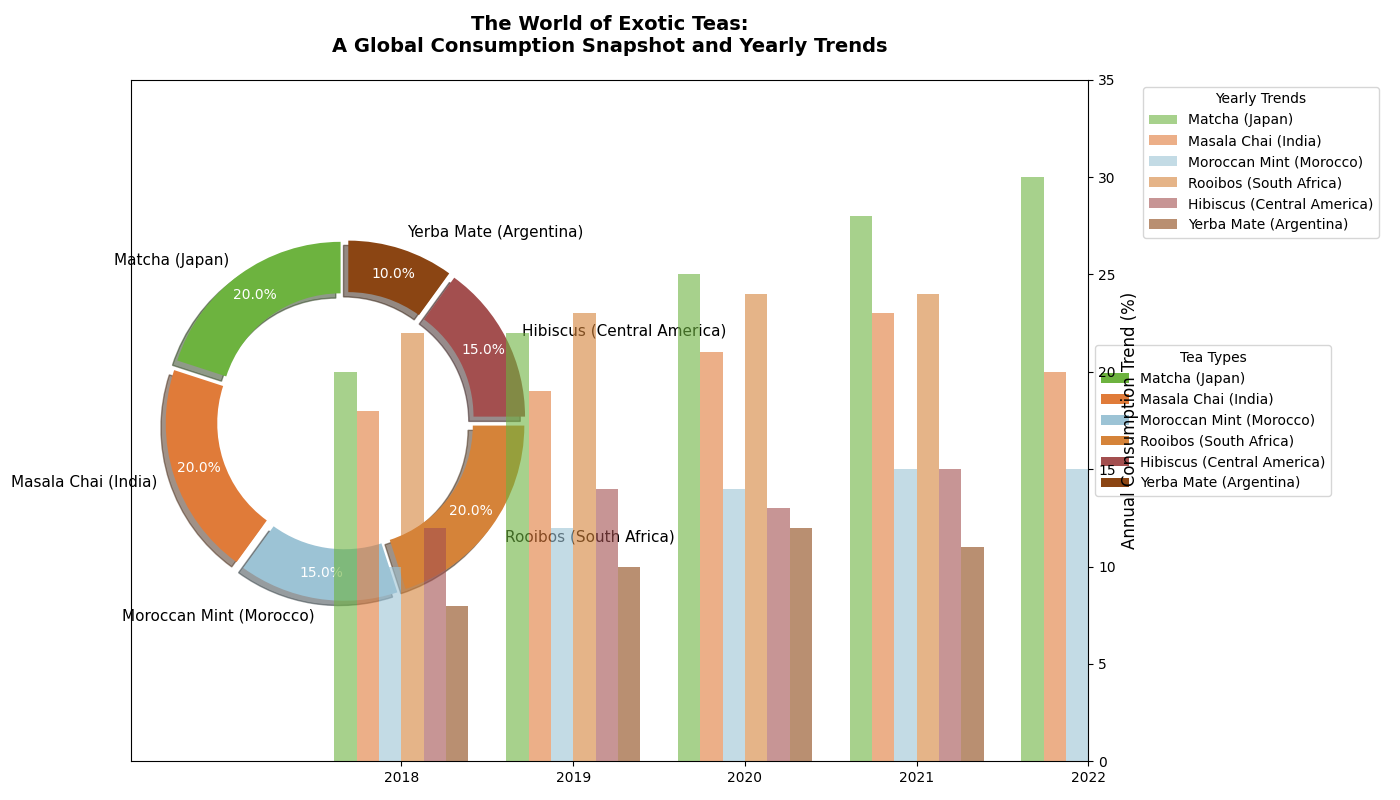

Write the Python code that produced this figure.
import matplotlib.pyplot as plt
import numpy as np

# Updated data with an additional exotic tea type
tea_types = ['Matcha (Japan)', 'Masala Chai (India)', 'Moroccan Mint (Morocco)', 
             'Rooibos (South Africa)', 'Hibiscus (Central America)', 'Yerba Mate (Argentina)']
consumption_percentages = [20, 20, 15, 20, 15, 10]
colors = ['#6db33f', '#e07b39', '#9cc3d5', '#d58339', '#a34f4f', '#8B4513']

# Extended trend data for the new tea type
years = ['2018', '2019', '2020', '2021', '2022']
trend_data = {
    'Matcha (Japan)': [20, 22, 25, 28, 30],
    'Masala Chai (India)': [18, 19, 21, 23, 20],
    'Moroccan Mint (Morocco)': [10, 12, 14, 15, 15],
    'Rooibos (South Africa)': [22, 23, 24, 24, 25],
    'Hibiscus (Central America)': [12, 14, 13, 15, 15],
    'Yerba Mate (Argentina)': [8, 10, 12, 11, 10]
}

# Create the figure and axes
fig, ax = plt.subplots(figsize=(14, 8), subplot_kw=dict(aspect="equal"))

# Pie chart
wedges, texts, autotexts = ax.pie(
    consumption_percentages, labels=tea_types, colors=colors,
    autopct='%1.1f%%', startangle=90, pctdistance=0.85, 
    wedgeprops=dict(width=0.3), shadow=True, explode=(0.05,) * len(tea_types)
)

# Customizing text properties
for autotext in autotexts:
    autotext.set_color('white')
    autotext.set_fontsize(10)
for text in texts:
    text.set_fontsize(11)

# Adding a legend
ax.legend(wedges, tea_types, title="Tea Types", loc="center left", bbox_to_anchor=(1, 0, 0.5, 1))

# Secondary axes for overlaying a bar chart
ax2 = ax.twinx()

# Set up bar chart
x = np.arange(len(years))  # Position of bars
width = 0.13  # Adjusted for additional bar

# Plot bars for each tea type
for i, tea in enumerate(tea_types):
    ax2.bar(x + i * width, trend_data[tea], width, label=tea, color=colors[i], alpha=0.6)

# Customizing the overlay bar chart
ax2.set_ylabel('Annual Consumption Trend (%)', fontsize=12)
ax2.set_xticks(x + width * (len(tea_types) - 1) / 2)
ax2.set_xticklabels(years, fontsize=10)
ax2.set_ylim(0, 35)
ax2.legend(title="Yearly Trends", loc="upper left", bbox_to_anchor=(1.05, 1))

# Customize the plot title
plt.title("The World of Exotic Teas:\nA Global Consumption Snapshot and Yearly Trends", 
          fontsize=14, fontweight='bold', pad=20)

# Adjust layout for readability
plt.tight_layout()

# Display the plot
plt.show()
